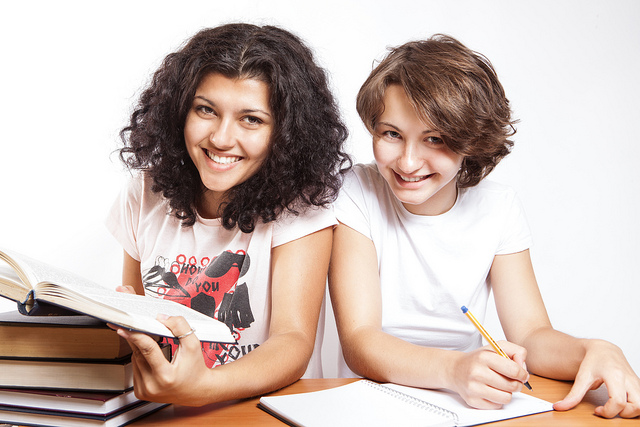
#> input picture test1.jpg, 640 x 427 px
$ python openCvFaceDetectionBboxes.py
#> lines starting #> are read from the running program, lines starting #| are printed output that depends on the picture; after the words box and inside, x2 and y2 are one past the last pixel; in counts of white or black regions, pixels touching at a corner belong together
import cv2

pixels=cv2.imread('test1.jpg')
#> pixels is the input picture: shape (427, 640, 3); mean B, G, R 179.7, 186.7, 204

classifier=cv2.CascadeClassifier("haarcascade_frontalface_default.xml")

bboxes=classifier.detectMultiScale(pixels)
#> bboxes = [[174, 75, 107, 107], [360, 102, 101, 101]]

for box in bboxes:
    x,y,width,height=box
    x2,y2=x+width,y+height

    #Draw rectangle over the pixels
    cv2.rectangle(pixels,(x,y),(x2,y2),(0,0,255),5)
#> this loop made 2 passes
#> (x, y, width, height, x2, y2) on passes 1 to 2: (174, 75, 107, 107, 281, 182), (360, 102, 101, 101, 461, 203)
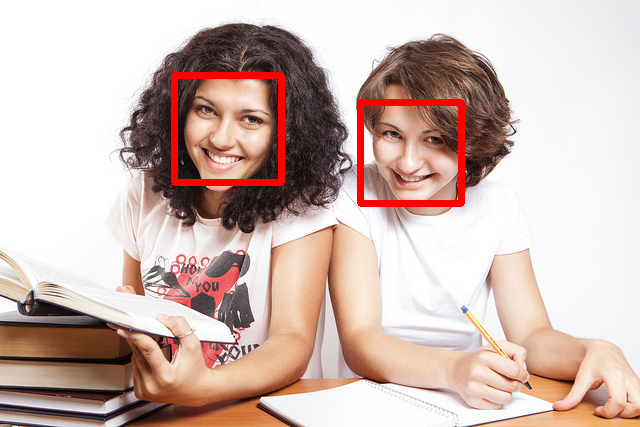
#> pixels: shape (427, 640, 3); 2.12% of pixels changed, all inside (x1, y1, x2, y2) = (171, 72, 465, 207)

cv2.imshow('face detection',pixels)

cv2.waitKey(0)
cv2.destroyAllWindows()

$ run again, with test2.jpg copied over test1.jpg
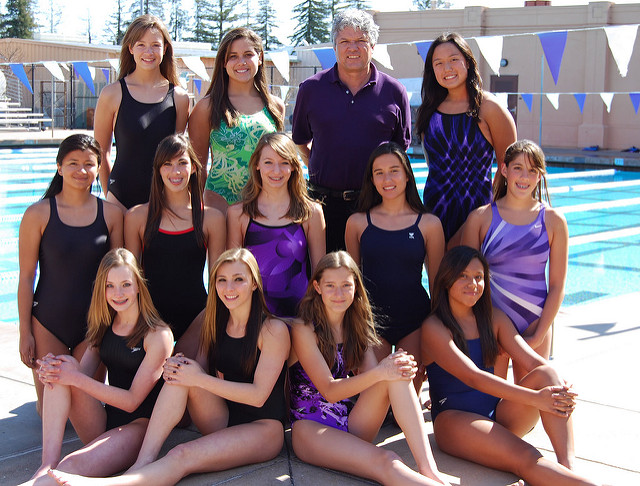
#> input picture test2.jpg, 640 x 486 px
#> pixels is the input picture: shape (486, 640, 3); mean B, G, R 118.6, 113.4, 130.9
#> bboxes = 14 rows, first 6: [335, 29, 34, 34], [427, 48, 38, 38], [366, 156, 42, 42], [127, 31, 40, 40], [218, 39, 43, 43], [255, 147, 42, 42]
#> the loop `for box in bboxes:` made 14 passes
#> (x, y, width, height, x2, y2) on passes 1 to 8: (335, 29, 34, 34, 369, 63), (427, 48, 38, 38, 465, 86), (366, 156, 42, 42, 408, 198), (127, 31, 40, 40, 167, 71), (218, 39, 43, 43, 261, 82), (255, 147, 42, 42, 297, 189), (452, 262, 40, 40, 492, 302), (317, 270, 43, 43, 360, 313)
#> after the loop `for box in bboxes:`:
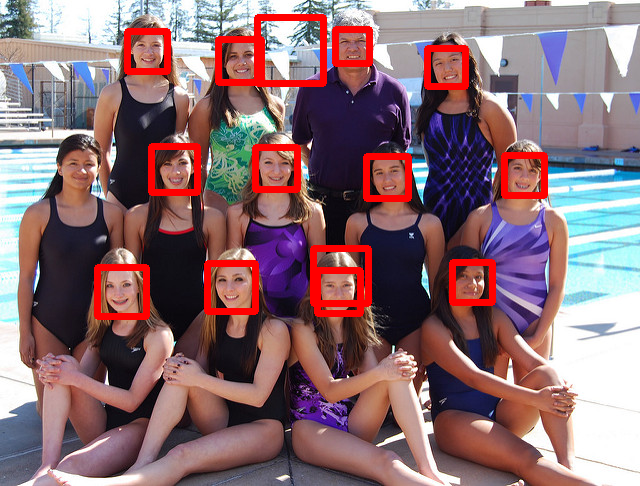
#> pixels: shape (486, 640, 3); 5.41% of pixels changed, all inside (x1, y1, x2, y2) = (94, 14, 548, 320)
